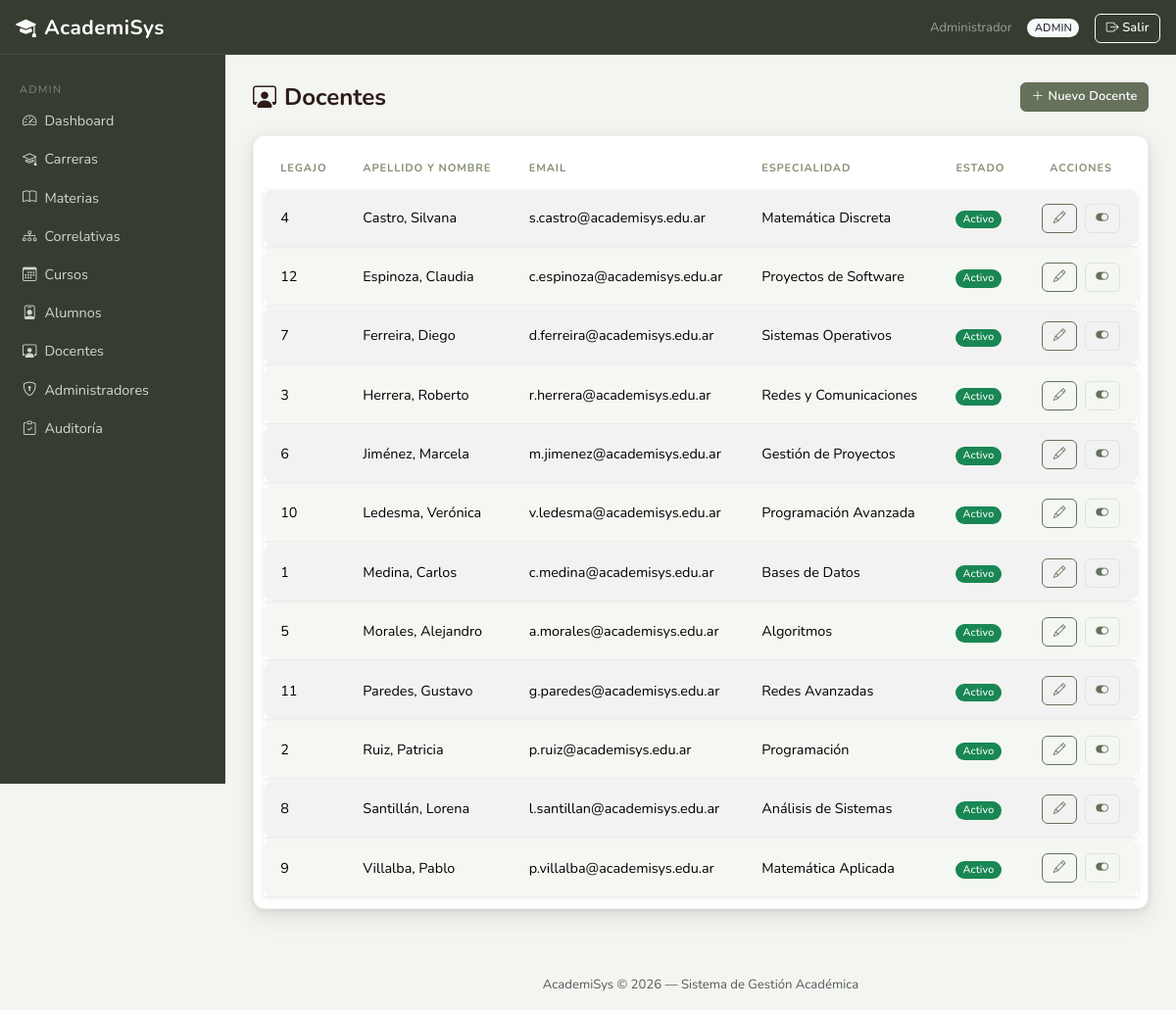
Page /index.php?controller=admin&action=docentes (signed in) on the committed database.
### tables this page shows
CREATE TABLE `docente` (
  `Legajo` int(11) NOT NULL,
  `Nombre` varchar(100) NOT NULL,
  `Apellido` varchar(100) NOT NULL,
  `DNI` int(11) NOT NULL,
  `Titulo` varchar(150) DEFAULT NULL,
  `Especialidad` varchar(100) DEFAULT NULL,
  `Email` varchar(100) NOT NULL,
  `Activo` tinyint(1) NOT NULL DEFAULT 1
);

### core/Controller.php (called while the page is built, shortened)
<?php
abstract class Controller {
    protected function render(string $view, array $data = []): void {
        extract($data);
        require_once BASE_PATH . '/views/layouts/header.php';
        require_once BASE_PATH . "/views/{$view}.php";
        require_once BASE_PATH . '/views/layouts/footer.php';
    }
}

### controllers/AdminController.php (called while the page is built, shortened)
<?php
class AdminController extends Controller {
    private AdminModel     $adminModel;
    public function __construct() {
        $this->adminModel     = new AdminModel();
    }
    public function docentes(): void {
        $docentes = $this->adminModel->getDocentes();
        $this->render('admin/docentes', compact('docentes'));
    }
}

### core/Router.php (called while the page is built, shortened)
<?php
class Router {
    public function dispatch(): void {
        $action     = preg_replace('/[^a-zA-Z]/', '', $_GET['action'] ?? 'login');
        $obj = new $className();
        $obj->$action();
    }
}

### index.php (called while the page is built, shortened)
<?php
require_once BASE_PATH . '/config/database.php';
require_once BASE_PATH . '/core/Model.php';
require_once BASE_PATH . '/core/Controller.php';
require_once BASE_PATH . '/core/Router.php';
$router = new Router();
$router->dispatch();

### config/database.php (called while the page is built, shortened)
<?php
class Database {
    private static ?PDO $instance = null;
    public static function getConnection(): PDO {
        if (self::$instance === null) {
            $dsn  = 'mysql:host=localhost;dbname=academisys;charset=utf8mb4';
            $opts = [
                PDO::ATTR_ERRMODE            => PDO::ERRMODE_EXCEPTION,
                PDO::ATTR_DEFAULT_FETCH_MODE => PDO::FETCH_ASSOC,
                PDO::ATTR_EMULATE_PREPARES   => false,
            ];
            self::$instance = new PDO($dsn, 'root', '', $opts);
        }
        return self::$instance;
    }
}

### core/Model.php (called while the page is built, shortened)
<?php
abstract class Model {
    public function __construct() {
        $this->db = Database::getConnection();
    }
}

### models/AdminModel.php (called while the page is built, shortened)
<?php
class AdminModel extends Model {
    public function getDocentes(): array {
        $stmt = $this->db->prepare("SELECT * FROM Docente ORDER BY Apellido, Nombre");
        $stmt->execute();
        return $stmt->fetchAll();
    }
}

### views/admin/docentes.php (the view, shortened to what this page needs)
<div class="d-flex justify-content-between align-items-center mb-4">
    <h4 class="fw-bold mb-0"><i class="bi bi-person-workspace me-2"></i>Docentes</h4>
    <a href="index.php?controller=admin&action=docente" class="btn btn-primary btn-sm">
        <i class="bi bi-plus-lg me-1"></i>Nuevo Docente
    </a>
</div>
<div class="card border-0 shadow-sm">
    <div class="card-body p-0">
        <table class="table table-striped table-hover table-bordered mb-0">
            <thead class="table-dark">
                <tr>
                    <th>Legajo</th>
                    <th>Apellido y Nombre</th>
                    <th>Email</th>
                    <th>Especialidad</th>
                    <th>Estado</th>
                    <th class="text-center">Acciones</th>
                </tr>
            </thead>
            <tbody>
            <?php if (empty($docentes)): ?>
                <tr><td colspan="6" class="text-center text-muted py-3">No hay docentes registrados.</td></tr>
            <?php else: ?>
                <?php foreach ($docentes as $d): ?>
                <tr>
                    <td><?= htmlspecialchars($d['Legajo']) ?></td>
                    <td><?= htmlspecialchars($d['Apellido'] . ', ' . $d['Nombre']) ?></td>
                    <td><?= htmlspecialchars($d['Email']) ?></td>
                    <td><?= htmlspecialchars($d['Especialidad']) ?></td>
                    <td>
                        <?php if ($d['Activo']): ?>
                            <span class="badge bg-success">Activo</span>
                        <?php else: ?>
                            <span class="badge bg-secondary">Inactivo</span>
                        <?php endif; ?>
                    </td>
                    <td class="text-center">
                        <a href="index.php?controller=admin&action=docente&legajo=<?= urlencode($d['Legajo']) ?>"
                           class="btn btn-outline-primary btn-sm me-1">
                            <i class="bi bi-pencil"></i>
                        </a>
                        <form method="post" action="index.php?controller=admin&action=toggleDocente" class="d-inline">
                            <button type="submit" class="btn btn-sm <?= $d['Activo'] ? 'btn-outline-secondary' : 'btn-outline-success' ?>">
                                <i class="bi <?= $d['Activo'] ? 'bi-toggle-on' : 'bi-toggle-off' ?>"></i>
                            </button>
                        </form>
                    </td>
                </tr>
                <?php endforeach; ?>
            <?php endif; ?>
            </tbody>
        </table>
    </div>
</div>

### assets/css/style.css (style rules this page uses)
:root { --br-900: #272E22; --br-800: #363D30; --br-700: #4A5240; --br-600: #65715A; --br-500: #849174; --br-400: #A3B090; --br-300: #C4CFBA; --br-200: #DDE5D8; --br-100: #ECF0E8; --br-50: #F3F5F0; --amber: #EF8C00; --amber-lt:#FFF8EC; --green: #4A7C4E; --green-lt:#EEF5EE; --teal: #00796B; --teal-lt: #E0F2F0; --rose: #BF360C; --rose-lt: #FBE9E7; --indigo: #3949AB; --indigo-lt:#EEF0FC; --shadow-sm: 0 1px 4px rgba(62,39,35,.07); --shadow-md: 0 4px 16px rgba(62,39,35,.13); --shadow-lg: 0 8px 32px rgba(62,39,35,.18); --radius: 10px; --radius-sm: 6px; }
body { background: var(--br-50); font-family: 'Nunito', sans-serif; font-size: .93rem; color: #2D1B17; }
h1,h2,h3,h4,h5,h6 { font-family:'Nunito',sans-serif; }
.card { border: 1px solid rgba(39,46,34,.07) !important; border-radius: 12px !important; box-shadow: 0 2px 6px rgba(39,46,34,.10), 0 8px 24px rgba(39,46,34,.10); transition: box-shadow .22s ease, transform .22s ease; background: #fff; }
.card-body { padding: 1.25rem; }
.card.shadow-sm, .card.shadow, .card.shadow-lg { box-shadow: 0 2px 6px rgba(39,46,34,.10), 0 8px 24px rgba(39,46,34,.10) !important; }
.table { border-collapse: separate !important; border-spacing: 0 4px !important; font-size: .9rem; margin: .5rem 0 !important; }
.card-body > .table, .card-body > .table-responsive .table { margin-left: .6rem !important; margin-right: .6rem !important; width: calc(100% - 1.2rem) !important; }
.table > :not(caption) > * > * { padding: .82rem 1.1rem; vertical-align: middle; border: none !important; }
.table > tbody > * > * { background-color: #fff; }
.table-dark { background: transparent !important; }
.table > thead.table-dark > tr > th, .table > thead.table-light > tr > th, .table > thead > tr > th { background: transparent !important; color: var(--br-500) !important; font-family: 'Nunito', sans-serif !important; font-size: .69rem; font-weight: 700; text-transform: uppercase; letter-spacing: .9px; border: none !important; padding-bottom: .6rem; }
.table > tbody > tr { box-shadow: 0 1px 3px rgba(39,46,34,.08), 0 2px 8px rgba(39,46,34,.05); transition: box-shadow .18s ease, transform .18s ease; }
.table > tbody > tr > td:first-child { border-radius: 8px 0 0 8px !important; }
.table > tbody > tr > td:last-child { border-radius: 0 8px 8px 0 !important; }
.table-bordered { border: none !important; }
.table-striped > tbody > tr:nth-of-type(even) > * { background-color: #F5F7F3 !important; }
.table-striped > tbody > tr:nth-of-type(odd) > * { background-color: #fff !important; }
.btn { border-radius: 8px; font-weight: 600; font-size: .875rem; padding: .45rem .95rem; letter-spacing: .15px; transition: background .15s ease, border-color .15s ease, box-shadow .15s ease, transform .1s ease; }
.btn-sm { border-radius: 6px; font-size: .8rem; padding: .28rem .65rem; }
.btn-primary { background: var(--br-600); border-color: var(--br-600); color: #fff; }
.btn-outline-primary { color: var(--br-600); border-color: var(--br-600); background: transparent; }
.btn-outline-secondary { color: var(--br-600); border-color: var(--br-200); }
.badge { border-radius:20px; font-weight:500; letter-spacing:.2px; }

### rows in the picture
docente: Legajo "4", Apellido+Nombre "Castro, Silvana", Email "s.castro@academisys.edu.ar", Especialidad "Matemática Discreta", Activo "Activo"
docente: Legajo "12", Apellido+Nombre "Espinoza, Claudia", Email "c.espinoza@academisys.edu.ar", Especialidad "Proyectos de Software", Activo "Activo"
docente: Legajo "7", Apellido+Nombre "Ferreira, Diego", Email "d.ferreira@academisys.edu.ar", Especialidad "Sistemas Operativos", Activo "Activo"
docente: Legajo "3", Apellido+Nombre "Herrera, Roberto", Email "r.herrera@academisys.edu.ar", Especialidad "Redes y Comunicaciones", Activo "Activo"
docente: Legajo "6", Apellido+Nombre "Jiménez, Marcela", Email "m.jimenez@academisys.edu.ar", Especialidad "Gestión de Proyectos", Activo "Activo"
docente: Legajo "10", Apellido+Nombre "Ledesma, Verónica", Email "v.ledesma@academisys.edu.ar", Especialidad "Programación Avanzada", Activo "Activo"
docente: Legajo "1", Apellido+Nombre "Medina, Carlos", Email "c.medina@academisys.edu.ar", Especialidad "Bases de Datos", Activo "Activo"
docente: Legajo "5", Apellido+Nombre "Morales, Alejandro", Email "a.morales@academisys.edu.ar", Especialidad "Algoritmos", Activo "Activo"
docente: Legajo "11", Apellido+Nombre "Paredes, Gustavo", Email "g.paredes@academisys.edu.ar", Especialidad "Redes Avanzadas", Activo "Activo"
docente: Legajo "2", Apellido+Nombre "Ruiz, Patricia", Email "p.ruiz@academisys.edu.ar", Especialidad "Programación", Activo "Activo"
docente: Legajo "8", Apellido+Nombre "Santillán, Lorena", Email "l.santillan@academisys.edu.ar", Especialidad "Análisis de Sistemas", Activo "Activo"
docente: Legajo "9", Apellido+Nombre "Villalba, Pablo", Email "p.villalba@academisys.edu.ar", Especialidad "Matemática Aplicada", Activo "Activo"

### other values in the picture
$_SESSION['usuario']['NombreCompleto'] "Administrador"
$_SESSION['usuario']['NombreRol'] "ADMIN"
